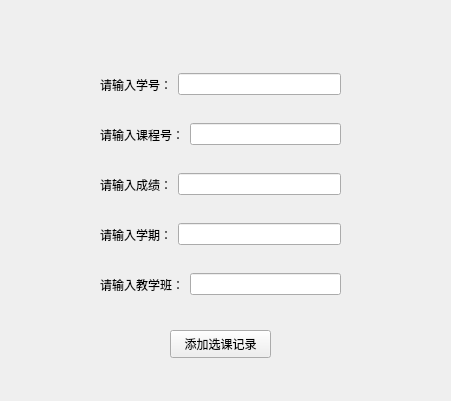
<?xml version="1.0" encoding="UTF-8"?>
<ui version="4.0">
 <class>scA</class>
 <widget class="QWidget" name="scA">
  <property name="geometry">
   <rect>
    <x>0</x>
    <y>0</y>
    <width>451</width>
    <height>401</height>
   </rect>
  </property>
  <property name="windowTitle">
   <string>添加选课记录</string>
  </property>
  <widget class="QWidget" name="layoutWidget">
   <property name="geometry">
    <rect>
     <x>100</x>
     <y>120</y>
     <width>241</width>
     <height>29</height>
    </rect>
   </property>
   <layout class="QHBoxLayout" name="horizontalLayout_2">
    <item>
     <widget class="QLabel" name="label_2">
      <property name="text">
       <string>请输入课程号：</string>
      </property>
     </widget>
    </item>
    <item>
     <widget class="QLineEdit" name="cnoEdit"/>
    </item>
   </layout>
  </widget>
  <widget class="QWidget" name="layoutWidget_2">
   <property name="geometry">
    <rect>
     <x>100</x>
     <y>170</y>
     <width>241</width>
     <height>29</height>
    </rect>
   </property>
   <layout class="QHBoxLayout" name="horizontalLayout_3">
    <item>
     <widget class="QLabel" name="label_3">
      <property name="text">
       <string>请输入成绩：</string>
      </property>
     </widget>
    </item>
    <item>
     <widget class="QLineEdit" name="gradeEdit"/>
    </item>
   </layout>
  </widget>
  <widget class="QWidget" name="layoutWidget_3">
   <property name="geometry">
    <rect>
     <x>100</x>
     <y>220</y>
     <width>241</width>
     <height>29</height>
    </rect>
   </property>
   <layout class="QHBoxLayout" name="horizontalLayout_4">
    <item>
     <widget class="QLabel" name="label_4">
      <property name="text">
       <string>请输入学期：</string>
      </property>
     </widget>
    </item>
    <item>
     <widget class="QLineEdit" name="semesterEdit"/>
    </item>
   </layout>
  </widget>
  <widget class="QWidget" name="layoutWidget_4">
   <property name="geometry">
    <rect>
     <x>100</x>
     <y>270</y>
     <width>241</width>
     <height>29</height>
    </rect>
   </property>
   <layout class="QHBoxLayout" name="horizontalLayout_5">
    <item>
     <widget class="QLabel" name="label_5">
      <property name="text">
       <string>请输入教学班：</string>
      </property>
     </widget>
    </item>
    <item>
     <widget class="QLineEdit" name="classEdit"/>
    </item>
   </layout>
  </widget>
  <widget class="QPushButton" name="pushButton">
   <property name="geometry">
    <rect>
     <x>170</x>
     <y>330</y>
     <width>101</width>
     <height>28</height>
    </rect>
   </property>
   <property name="text">
    <string>添加选课记录</string>
   </property>
  </widget>
  <widget class="QWidget" name="">
   <property name="geometry">
    <rect>
     <x>100</x>
     <y>70</y>
     <width>241</width>
     <height>29</height>
    </rect>
   </property>
   <layout class="QHBoxLayout" name="horizontalLayout">
    <item>
     <widget class="QLabel" name="label">
      <property name="text">
       <string>请输入学号：</string>
      </property>
     </widget>
    </item>
    <item>
     <widget class="QLineEdit" name="snoEdit"/>
    </item>
   </layout>
  </widget>
 </widget>
 <resources/>
 <connections/>
</ui>
